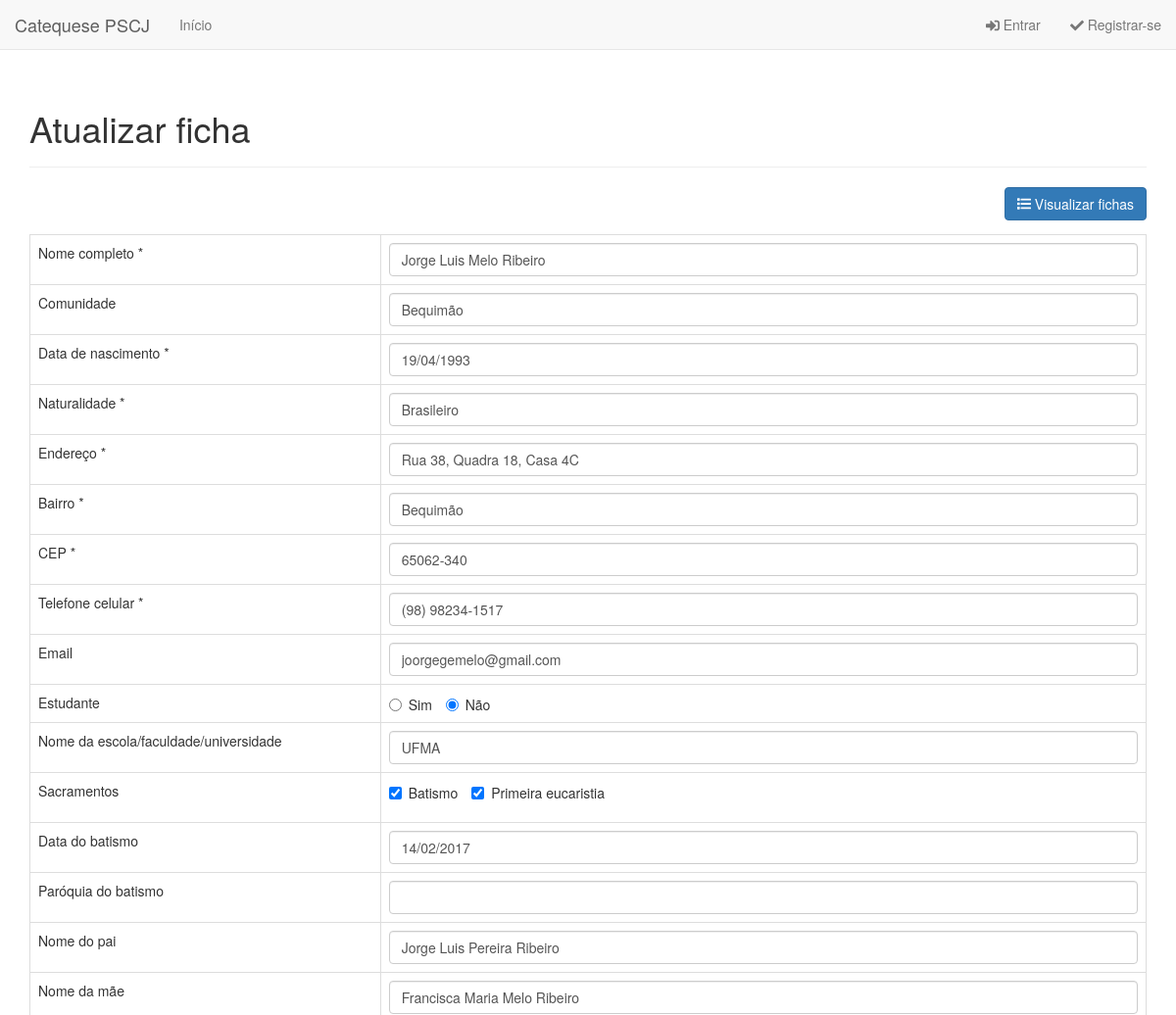
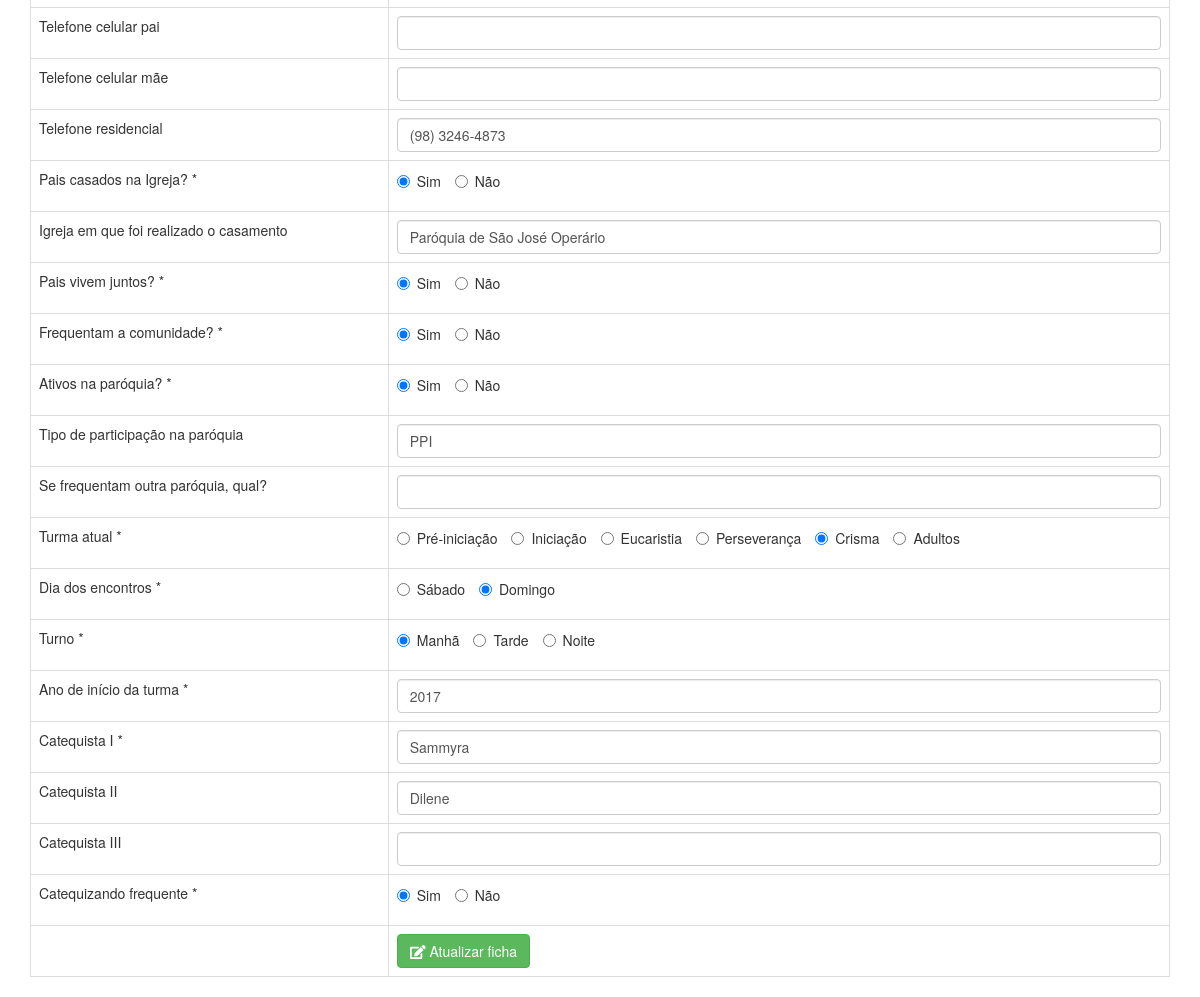
The page /atualiza_ficha.php?id=21 on the database its author committed (2 pictures, top to bottom).
### tables this page shows
CREATE TABLE `ficha` (
  `id` int(11) NOT NULL,
  `nome` varchar(128) NOT NULL,
  `comunidade` varchar(32) NOT NULL,
  `data_nascimento` date NOT NULL,
  `naturalidade` varchar(32) NOT NULL,
  `endereco` varchar(128) NOT NULL,
  `bairro` varchar(32) NOT NULL,
  `cep` varchar(9) NOT NULL,
  `telefone` varchar(32) NOT NULL,
  `email` varchar(64) NOT NULL,
  `estudante` tinyint(1) NOT NULL,
  `colegio` varchar(32) NOT NULL,
  `batismo` tinyint(1) NOT NULL,
  `eucaristia` tinyint(1) NOT NULL,
  `data_batismo` date NOT NULL,
  `paroquia_batismo` varchar(128) NOT NULL,
  `nome_pai` varchar(128) NOT NULL,
  `nome_mae` varchar(128) NOT NULL,
  `telefone_celular_pai` varchar(32) NOT NULL,
  `telefone_celular_mae` varchar(32) NOT NULL,
  `telefone_residencial` varchar(32) NOT NULL,
  `pais_casados_igreja` tinyint(1) NOT NULL,
  `igreja_casamento` varchar(128) NOT NULL,
  `pais_vivem_juntos` tinyint(1) NOT NULL,
  `frequentam_comunidade` tinyint(1) NOT NULL,
  `ativos_paroquia` tinyint(1) NOT NULL,
  `tipo_participacao` varchar(128) NOT NULL,
  `outra_paroquia` varchar(128) NOT NULL,
  `turma_atual` varchar(32) NOT NULL,
  `dia_da_semana` varchar(32) NOT NULL,
  `turno` varchar(32) NOT NULL,
  `ano_inicio_turma` varchar(11) NOT NULL,
  `catequista_1` varchar(128) NOT NULL,
  `catequista_2` varchar(128) NOT NULL,
  `catequista_3` varchar(128) NOT NULL,
  `catequizando_frequente` tinyint(1) NOT NULL,
  `preenchimento_ficha` int(11) NOT NULL,
  `modificacao_ficha` int(11) NOT NULL
);

### objects/ficha.php (called while the page is built, shortened)
<?php
class Ficha {
    private $conn;
    private $table_name = "ficha";
    public $id;
    public function __construct($db) {
        $this->conn = $db;
    }
    function readOne() {
        $query = "SELECT
                    *
                FROM
                    " . $this->table_name . "
                WHERE
                    id = ?
                LIMIT
                    0,1";
        $stmt = $this->conn->prepare( $query );
        $stmt->bindParam(1, $this->id);
        $stmt->execute();
        $row = $stmt->fetch(PDO::FETCH_ASSOC);
        $this->nome = $row['nome'];
        $this->comunidade = $row['comunidade'];
        $this->data_nascimento = $row['data_nascimento'];
        $this->naturalidade = $row['naturalidade'];
        $this->endereco = $row['endereco'];
        $this->bairro = $row['bairro'];
        $this->cep = $row['cep'];
        $this->telefone = $row['telefone'];
        $this->email = $row['email'];
        $this->estudante = $row['estudante'];
        $this->colegio = $row['colegio'];
        $this->batismo = $row['batismo'];
        $this->eucaristia = $row['eucaristia'];
        $this->data_batismo = $row['data_batismo'];
        $this->paroquia_batismo = $row['paroquia_batismo'];
        $this->nome_pai = $row['nome_pai'];
        $this->nome_mae = $row['nome_mae'];
        $this->telefone_celular_pai = $row['telefone_celular_pai'];
        $this->telefone_celular_mae = $row['telefone_celular_mae'];
        $this->telefone_residencial = $row['telefone_residencial'];
        $this->pais_casados_igreja = $row['pais_casados_igreja'];
        $this->igreja_casamento = $row['igreja_casamento'];
        $this->pais_vivem_juntos = $row['pais_vivem_juntos'];
        $this->frequentam_comunidade = $row['frequentam_comunidade'];
        $this->ativos_paroquia = $row['ativos_paroquia'];
        $this->tipo_participacao = $row['tipo_participacao'];
        $this->outra_paroquia = $row['outra_paroquia'];
        $this->turma_atual = $row['turma_atual'];
        $this->dia_da_semana = $row['dia_da_semana'];
        $this->turno = $row['turno'];
        $this->ano_inicio_turma = $row['ano_inicio_turma'];
        $this->catequista_1 = $row['catequista_1'];
        $this->catequista_2 = $row['catequista_2'];
        $this->catequista_3 = $row['catequista_3'];
        $this->catequizando_frequente = $row['catequizando_frequente'];
    }
}
?>

### atualiza_ficha.php (the view, shortened to what this page needs)
<?php
$id = isset($_GET['id']) ? $_GET['id'] : die('ERRO: Página inacessível.');
include_once 'objects/ficha.php';
$database = new Database();
$db = $database->getConnection();
$ficha = new Ficha($db);
$ficha->id = $id;
$ficha->readOne();
include_once "layout_header.php";
echo "<div class='right-button-margin'>";
    echo "<a href='index.php' class='btn btn-primary pull-right'>";
        echo "<span class='fas fa-list'></span> Visualizar fichas";
    echo "</a>";
echo "</div>";
?>
<form action="<?php echo htmlspecialchars($_SERVER["PHP_SELF"] . "?id={$id}");?>" method="post">
    <table class='table table-hover table-responsive table-bordered'>
        <tr>
            <td>Nome completo *</td>
            <td><input type='text' name='nome' value='<?php echo $ficha->nome ?>' class='form-control' autofocus required /></td>
        </tr>
        <tr>
            <td>Comunidade</td>
            <td><input type='text' name='comunidade' value='<?php echo $ficha->comunidade ?>' class='form-control' data-toggle='tooltip' data-placement='right' title='Nome do bairro em que está situada a Paróquia' /></td>
        </tr>
        <tr>
            <td>Data de nascimento *</td>
            <td><input type='text' name='data_nascimento' value='<?php echo date('d/m/Y', strtotime($ficha->data_nascimento)) ?>' class='data form-control' required /></td>
        </tr>
        <tr>
            <td>Naturalidade *</td>
            <td><input type='text' name='naturalidade' value='<?php echo $ficha->naturalidade ?>' class='form-control' required /></td>
        </tr>
        <tr>
            <td>Endereço *</td>
            <td><input type='text' name='endereco' value='<?php echo $ficha->endereco ?>' class='form-control' required /></td>
        </tr>
        <tr>
            <td>Bairro *</td>
            <td><input type='text' name='bairro' value='<?php echo $ficha->bairro ?>' class='form-control' required /></td>
        </tr>
        <tr>
            <td>CEP *</td>
            <td><input type='text' name='cep' value='<?php echo $ficha->cep ?>' class='cep form-control' data-toggle='tooltip' data-placement='right' title='Insira apenas os números e a formatação será automática' required /></td>
        </tr>
        <tr>
            <td>Telefone celular *</td>
            <td><input type='tel' name='telefone' value='<?php echo $ficha->telefone ?>' class='celular_com_ddd form-control' data-toggle='tooltip' data-placement='right' title='Insira apenas os números (com DDD) e a formatação será automática' required /></td>
        </tr>
         <tr>
            <td>Email</td>
            <td><input type='email' name='email' value='<?php echo $ficha->email ?>' class='form-control' /></td>
        </tr>
        <tr>
            <td>Estudante</td>
            <td>
                <label class='radio-inline'><input type='radio' value='1' <?php echo $ficha->estudante ? 'checked' : '' ?> name='estudante'>Sim</label>
                <label class='radio-inline'><input type='radio' value='0' <?php echo $ficha->estudante ? '' : 'checked' ?> name='estudante'>Não</label>
            </td>
        </tr>
        <tr>
            <td>Nome da escola/faculdade/universidade</td>
            <td><input type='text' name='colegio' value='<?php echo $ficha->colegio ?>' class='form-control' /></td>
        </tr>
        <tr style='height: 51px'>
            <td>Sacramentos</td>
            <td>
                <label class='checkbox-inline'><input type='checkbox' name='batismo' value='1' <?php echo $ficha->batismo ? 'checked' : '' ?>>Batismo</label>
                <label class='checkbox-inline'><input type='checkbox' name='eucaristia' value='1' <?php echo $ficha->eucaristia ? 'checked' : '' ?>>Primeira eucaristia</label>
            </td>
        </tr>
        <tr>
            <td>Data do batismo</td>
            <td><input type='text' name='data_batismo' value='<?php echo date('d/m/Y', strtotime($ficha->data_batismo)) ?>' class='data form-control' data-toggle='tooltip' data-placement='right' title='Insira apenas os números e a formatação será automática' /></td>
        </tr>
        <tr>
            <td>Paróquia do batismo</td>
            <td><input type='text' name='paroquia_batismo' value='<?php echo $ficha->paroquia_batismo ?>' class='form-control' /></td>
        </tr>
        <tr>
            <td>Nome do pai</td>
            <td><input type='text' name='nome_pai' value='<?php echo $ficha->nome_pai ?>' class='form-control' /></td>
        </tr>
        <tr>
            <td>Nome da mãe</td>
            <td><input type='text' name='nome_mae' value='<?php echo $ficha->nome_mae ?>' class='form-control' /></td>
        </tr>
        <tr>
            <td>Telefone celular pai</td>
            <td><input type='tel' name='telefone_celular_pai' value='<?php echo $ficha->telefone_celular_pai ?>' class='celular_com_ddd form-control' data-toggle='tooltip' data-placement='right' title='Insira apenas os números (com DDD) e a formatação será automática' /></td>
        </tr>
        <tr>
            <td>Telefone celular mãe</td>
            <td><input type='tel' name='telefone_celular_mae' value='<?php echo $ficha->telefone_celular_mae ?>' class='celular_com_ddd form-control' data-toggle='tooltip' data-placement='right' title='Insira apenas os números (com DDD) e a formatação será automática' /></td>
        </tr>
        <tr>
            <td>Telefone residencial</td>
            <td><input type='tel' name='telefone_residencial' value='<?php echo $ficha->telefone_residencial ?>' class='telefone_com_ddd form-control' data-toggle='tooltip' data-placement='right' title='Insira apenas os números (com DDD) e a formatação será automática' /></td>
        </tr>
        <tr style='height: 51px'>
            <td>Pais casados na Igreja? *</td>
            <td>
                <label class='radio-inline'><input type='radio' value='1' <?php echo $ficha->pais_casados_igreja ? 'checked' : '' ?> name='pais_casados_igreja' required>Sim</label>
                <label class='radio-inline'><input type='radio' value='0' <?php echo $ficha->pais_casados_igreja ? '' : 'checked' ?> name='pais_casados_igreja'>Não</label>
            </td>
        </tr>
        <tr>
            <td>Igreja em que foi realizado o casamento</td>
            <td><input type='text' name='igreja_casamento' value='<?php echo $ficha->igreja_casamento ?>' class='form-control' /></td>
        </tr>
        <tr style='height: 51px'>
            <td>Pais vivem juntos? *</td>
            <td>
                <label class='radio-inline'><input type='radio' value='1' <?php echo $ficha->pais_vivem_juntos ? 'checked' : '' ?> name='pais_vivem_juntos' required>Sim</label>
                <label class='radio-inline'><input type='radio' value='0' <?php echo $ficha->pais_vivem_juntos ? '' : 'checked' ?> name='pais_vivem_juntos'>Não</label>
            </td>
        </tr>
        <tr style='height: 51px'>
            <td>Frequentam a comunidade? *</td>
            <td>
                <label class='radio-inline'><input type='radio' value='1' <?php echo $ficha->frequentam_comunidade ? 'checked' : '' ?> name='frequentam_comunidade' required>Sim</label>
                <label class='radio-inline'><input type='radio' value='0' <?php echo $ficha->frequentam_comunidade ? '' : 'checked' ?> name='frequentam_comunidade'>Não</label>
            </td>
        </tr>
        <tr style='height: 51px'>
            <td>Ativos na paróquia? *</td>
            <td>
                <label class='radio-inline'><input type='radio' value='1' <?php echo $ficha->ativos_paroquia ? 'checked' : '' ?> name='ativos_paroquia' required>Sim</label>
                <label class='radio-inline'><input type='radio' value='0' <?php echo $ficha->ativos_paroquia ? '' : 'checked' ?> name='ativos_paroquia'>Não</label>
            </td>
        </tr>
        <tr>
            <td>Tipo de participação na paróquia</td>
            <td><input type='text' name='tipo_participacao' value='<?php echo $ficha->tipo_participacao ?>' class='form-control' /></td>
        </tr>
        <tr>
            <td>Se frequentam outra paróquia, qual?</td>
            <td><input type='text' name='outra_paroquia' value='<?php echo $ficha->outra_paroquia ?>' class='form-control' /></td>
        </tr>
        <tr style='height: 51px'>
            <td>Turma atual *</td>
            <td>
                <label class='radio-inline'><input type='radio' value='Pré-iniciação' <?php echo $ficha->turma_atual == 'Pré-iniciação' ? 'checked' : '' ?> name='turma_atual' required>Pré-iniciação</label>
                <label class='radio-inline'><input type='radio' value='Iniciação' <?php echo $ficha->turma_atual == 'Iniciação' ? 'checked' : '' ?> name='turma_atual'>Iniciação</label>
                <label class='radio-inline'><input type='radio' value='Eucaristia' <?php echo $ficha->turma_atual == 'Eucaristia' ? 'checked' : '' ?> name='turma_atual'>Eucaristia</label>
                <label class='radio-inline'><input type='radio' value='Perseverança' <?php echo $ficha->turma_atual == 'Perseverança' ? 'checked' : '' ?> name='turma_atual'>Perseverança</label>
                <label class='radio-inline'><input type='radio' value='Crisma' <?php echo $ficha->turma_atual == 'Crisma' ? 'checked' : '' ?> name='turma_atual'>Crisma</label>
                <label class='radio-inline'><input type='radio' value='Adultos' <?php echo $ficha->turma_atual == 'Adultos' ? 'checked' : '' ?> name='turma_atual'>Adultos</label>
            </td>
        </tr>
        <tr style='height: 51px'>
            <td>Dia dos encontros *</td>
            <td>
                <label class='radio-inline'><input type='radio' value='Sábado' <?php echo $ficha->dia_da_semana == 'Sábado' ? 'checked' : '' ?> name='dia_da_semana' required>Sábado</label>
                <label class='radio-inline'><input type='radio' value='Domingo' <?php echo $ficha->dia_da_semana == 'Domingo' ? 'checked' : '' ?> name='dia_da_semana'>Domingo</label>
            </td>
        </tr>
        <tr style='height: 51px'>
            <td>Turno *</td>
            <td>
                <label class='radio-inline'><input type='radio' value='Manhã' <?php echo $ficha->turno == 'Manhã' ? 'checked' : '' ?> name='turno' required>Manhã</label>
                <label class='radio-inline'><input type='radio' value='Tarde' <?php echo $ficha->turno == 'Tarde' ? 'checked' : '' ?> name='turno'>Tarde</label>
                <label class='radio-inline'><input type='radio' value='Noite' <?php echo $ficha->turno == 'Noite' ? 'checked' : '' ?> name='turno'>Noite</label>
            </td>
        </tr>
        <tr>
            <td>Ano de início da turma *</td>
            <td><input type='text' name='ano_inicio_turma' value='<?php echo $ficha->ano_inicio_turma ?>' class='ano form-control' required /></td>
        </tr>
        <tr>
            <td>Catequista I *</td>
            <td><input type='text' name='catequista_1' value='<?php echo $ficha->catequista_1 ?>' class='form-control' data-toggle='tooltip' data-placement='right' title='Insira apenas nome e sobrenome do(a) catequista' required /></td>
        </tr>
        <tr>
            <td>Catequista II</td>
            <td><input type='text' name='catequista_2' value='<?php echo $ficha->catequista_2 ?>' class='form-control' data-toggle='tooltip' data-placement='right' title='Preencha apenas nome e sobrenome do(a) catequista' /></td>
        </tr>
        <tr>
            <td>Catequista III</td>
            <td><input type='text' name='catequista_3' value='<?php echo $ficha->catequista_3 ?>' class='form-control' data-toggle='tooltip' data-placement='right' title='Preencha apenas nome e sobrenome do(a) catequista' /></td>
        </tr>
        <tr style='height: 51px'>
            <td>Catequizando frequente *</td>
            <td>
                <label class='radio-inline'><input type='radio' value='1' <?php echo $ficha->catequizando_frequente ? 'checked' : '' ?> name='catequizando_frequente' required>Sim</label>
                <label class='radio-inline'><input type='radio' value='0' <?php echo $ficha->catequizando_frequente ? '' : 'checked' ?> name='catequizando_frequente'>Não</label>
            </td>
        </tr>
        <tr>
            <td></td>
            <td>
                <button type='submit' class='btn btn-success'>
                    <span class='fas fa-edit'></span> Atualizar ficha
                </button>
            </td>
        </tr>
    </table>
</form>
<?php
include_once "layout_footer.php";
?>

### libs/css/custom.css (style rules this page uses)
.right-button-margin { margin: 0 0 1em 0; overflow: hidden; }

### rows shown on the page
ficha: nome "Jorge Luis Melo Ribeiro", comunidade "Bequimão", data_nascimento "19/04/1993", naturalidade "Brasileiro", endereco "Rua 38, Quadra 18, Casa 4C", bairro "Bequimão", cep "65062-340", telefone "(98) 98234-1517", email "joorgegemelo@gmail.com", estudante "☐ Sim", estudante "☑ Não", colegio "UFMA", batismo "☑", eucaristia "☑", data_batismo "14/02/2017", nome_pai "Jorge Luis Pereira Ribeiro", nome_mae "Francisca Maria Melo Ribeiro", telefone_residencial "(98) 3246-4873", pais_casados_igreja "☑ Sim", pais_casados_igreja "☐ Não", igreja_casamento "Paróquia de São José Operário", pais_vivem_juntos "☑ Sim", pais_vivem_juntos "☐ Não", frequentam_comunidade "☑ Sim", frequentam_comunidade "☐ Não", ativos_paroquia "☑ Sim", ativos_paroquia "☐ Não", tipo_participacao "PPI", turma_atual "☐ Pré-iniciação", turma_atual "☐ Iniciação", turma_atual "☐ Eucaristia", turma_atual "☐ Perseverança", turma_atual "☑ Crisma", turma_atual "☐ Adultos", dia_da_semana "☐ Sábado", dia_da_semana "☑ Domingo", turno "☑ Manhã", turno "☐ Tarde", turno "☐ Noite", ano_inicio_turma "2017", catequista_1 "Sammyra", catequista_2 "Dilene", catequizando_frequente "☑ Sim", catequizando_frequente "☐ Não"

### other values the page prints
$page_title "Atualizar ficha"
